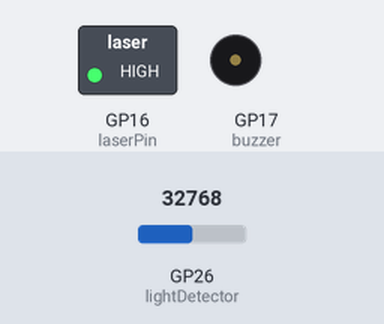
Simulated run of this program. Board: Raspberry Pi Pico running MicroPython. Shown: switched loads named in the program (green lamp = pin HIGH), buzzer (waves = sounding). Inputs (shaded band) come from the test bench; at power-on: GP26 (lightDetector) = 32768 (analog values on the 0–65535 scale). The clock reads 2024-03-15 10:24:30 at power-on unless the program sets it; files the program writes start out absent; threads take turns every 2 ms; library files of the repository ran but are not shown: ds1302.py; pins used as bus, display or sensor lines are not drawn.

Above: at 0.2 s.
At 1.7 s:
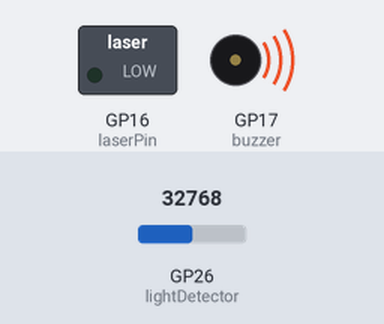
At 4.2 s:
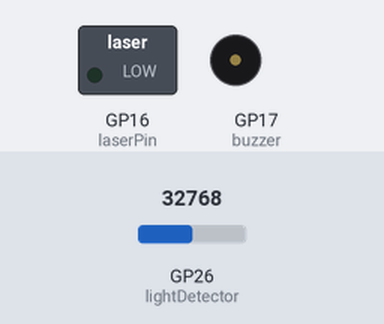
At 5.7 s:
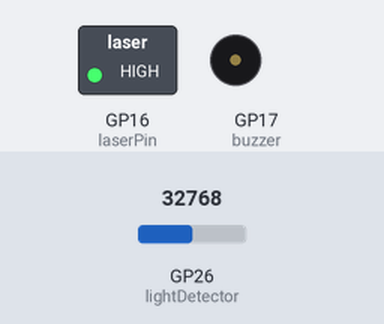
Timing chart, 0 to 7.2 s (numbered marks = the images above):
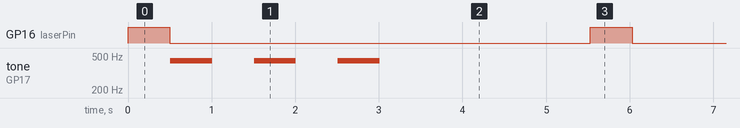

The program:

main.py
```python
from machine import Pin, ADC, PWM
import ds1302
import _thread
import time

def getTime(timeFormat): # Quickly takes the date or time from the DS1302 RTC
    if timeFormat == "date":
        eventDate = "-".join([str(rtc.day()), str(rtc.month()), str(rtc.year())[-2:]]) # DD-MM-YY
        return eventDate
    elif timeFormat == "time":
        eventTime = ":".join([str(rtc.hour()), "0" + str(rtc.minute()) if rtc.minute() < 10 else str(rtc.minute())]) # Add a 0 before the number if it is before 10 (less than 2 digits)
        return eventTime

def logTime(logType): # Takes the type of time log and logs it
    if logType == "laserBlocked":
        with open(f'LogFiles/DoorLog{getTime("date")}.txt', 'a') as DoorLog: # Appends
            DoorLog.write(f'Door OPENED at {getTime("time")}\n')
    elif logType == "laserClear":
        with open(f'LogFiles/DoorLog{getTime("date")}.txt', 'a') as DoorLog: # Appends
            DoorLog.write(f'Door CLOSED at {getTime("time")}\n')
    elif logType == "status":
        with open('LogFiles/StatusLog.txt', 'w') as StatusLog: # Writes
            StatusLog.write(f'{getTime("time")} OPERATIONAL')

def turnOn(device, tone=None): # Turns on either laser or buzzer. The 'tone' positional parameter is not required to be satisfied, as its default is 'None'
    if device == "laserPin":
        laserPin.value(1)
    elif device == "buzzer":
        buzzer.freq(tone)
        buzzer.duty_u16(32728) # A 50% duty cycle makes the buzzer produce sound symmetrically, making it as loud, clear, and efficent as possible

def buzz(action): # Different buzzer noises for different scenarios
    if action == "doorAlarm":
        for i in range(3):
            turnOn("buzzer", 440) # A4
            time.sleep(0.5)
            buzzer.duty_u16(0)
            time.sleep(0.5)

def statusLogThread(): # Every 5 seconds it logs the status of the device, so I know when my device was last on
    while True:
        with logLock:
            logTime("status")
        time.sleep(5)

laserPin = Pin(16, Pin.OUT)
lightDetector = ADC(Pin(26))
buzzer = PWM(Pin(17))
rtc = ds1302.DS1302(Pin(13), Pin(12), Pin(11))
isLaserClear = True
doorAlarm = False # Whether the door alarm was just played. Since it takes 3 seconds to play, the program will check if the laser is clear 3 seconds earlier on the first attempt
logLock = _thread.allocate_lock()
buzzLock = _thread.allocate_lock()
_thread.start_new_thread(statusLogThread, ())

try:
    laserPin.value(1)
    time.sleep(0.5) # Time for the LDR to detect the laser
    while True:
        while isLaserClear: # Technically I don't need to use isLaserClear as a condition, but it makes it easier to identify the loops
            if lightDetector.read_u16() < 55000:
                laserPin.value(0)
                with logLock: # Log before buzzing because buzzing takes time and I need logging to be done at detection
                    logTime("laserBlocked")
                with buzzLock:
                    buzz("doorAlarm")
                    doorAlarm = True
                isLaserClear = False
            time.sleep_ms(20)

        while not isLaserClear:
            if doorAlarm:
                time.sleep(2) # Checks if the laser is clear every 5 seconds
                doorAlarm = False
            else:
                time.sleep(5)
            turnOn("laserPin")
            time.sleep(0.5)
            if lightDetector.read_u16() < 55000:
                laserPin.value(0)
            else: # The laser will be kept on
                with logLock:
                    logTime("laserClear")
                isLaserClear = True
finally:
    laserPin.value(0)
    buzzer.duty_u16(0)
'''
This finally clause turns off the laser and buzzer when the system is turned off normally.
If I don't do this the GPIO or PWM pins will stay on.
If the power is just ripped out instead then the pins will just automatically be set to off when it turns on again.
'''
```

Measured:
- by itself, GP16 (laserPin): alternates HIGH for 0.50 s and LOW for 5.0 s
- by itself, tone on GP17 (buzzer): alternates 440 Hz for 0.50 s and silent for 0.50 s, 6 changes in all, then stays silent
